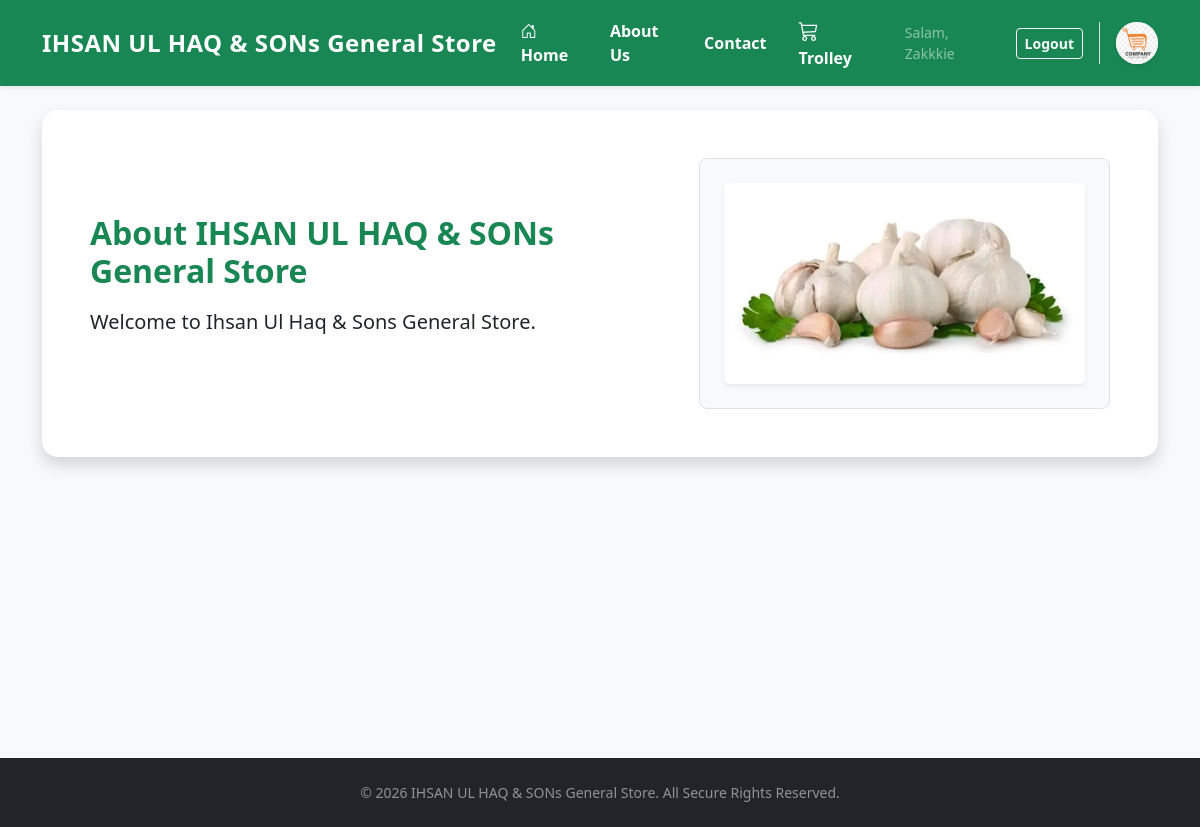
The page /about (signed in) on the database its author committed.
### tables this page shows
CREATE TABLE site_settings (key TEXT PRIMARY KEY, value TEXT);

### routes/customer.py (the view)
@customer_bp.route('/about')
def about():
    return render_template('about.html')

### database/db_handler.py (called while the page is built)
def get_db_connection():
    conn = sqlite3.connect(DATABASE_NAME)
    conn.row_factory = sqlite3.Row
    return conn

### templates/about.html
{% extends "base.html" %}
{% block content %}
<div class="card shadow border-0 p-5 rounded-4 bg-white">
    <div class="row align-items-center">
        <div class="col-md-7">
            <h2 class="fw-bold text-success mb-3">About {{ site_title }}</h2>
            <p class="lead text-dark">{{ about_text or 'Welcome to Ihsan Ul Haq & Sons General Store.' }}</p>
        </div>
        <div class="col-md-5 text-center">
            <div class="p-4 bg-light rounded-3 border d-flex align-items-center justify-content-center" style="min-height: 250px;">
                {% if site_cover %}
                    <img src="{{ site_cover }}" class="img-fluid rounded shadow-sm" style="max-height: 220px; object-fit: cover;" alt="Store Cover">
                {% else %}
                    <i class="bi bi-building fs-1 text-success"></i>
                {% endif %}
            </div>
        </div>
    </div>
</div>
{% endblock %}

### templates/base.html (shortened to what this page needs)
<!DOCTYPE html>
<html lang="en">
<head>
    <link href="https://cdn.jsdelivr.net/npm/bootstrap@5.3.0/dist/css/bootstrap.min.css" rel="stylesheet">
    <link rel="stylesheet" href="https://cdn.jsdelivr.net/npm/bootstrap-icons@1.10.5/font/bootstrap-icons.css">
    <link rel="stylesheet" href="/static/css/style.css">
</head>
<body class="bg-light">
    <nav class="navbar navbar-expand-lg navbar-dark bg-success shadow-sm sticky-top">
        <div class="container">
            <a class="navbar-brand fw-bold fs-4" href="{{ url_for('customer.home') }}">{{ site_title }}</a>
            <div class="collapse navbar-collapse" id="navbarNav">
                <ul class="navbar-nav ms-auto align-items-center">
                    <li class="nav-item"><a class="nav-link text-white fw-semibold me-2" href="{{ url_for('customer.home') }}"><i class="bi bi-house-door"></i> Home</a></li>
                    <li class="nav-item"><a class="nav-link text-white fw-semibold me-2" href="{{ url_for('customer.about') }}">About Us</a></li>
                    <li class="nav-item"><a class="nav-link text-white fw-semibold me-3" href="{{ url_for('customer.contact') }}">Contact</a></li>
                    <li class="nav-item">
                        <a class="nav-link text-white fw-semibold position-relative me-4" href="{{ url_for('customer.view_cart') }}">
                            <i class="bi bi-cart3 fs-5"></i> Trolley
                        </a>
                    </li>
                    {% if session.get('user_id') %}
                        <li class="nav-item text-white-50 me-3 small">Salam, {{ session.get('username') }}</li>
                        <li class="nav-item"><a class="btn btn-outline-light btn-sm fw-semibold me-3" href="{{ url_for('auth.logout') }}">Logout</a></li>
                    {% else %}
                        <li class="nav-item"><a class="nav-link text-white small me-2" href="{{ url_for('auth.login') }}">Login</a></li>
                        <li class="nav-item"><a class="btn btn-light btn-sm text-success fw-bold px-3 ms-2 me-3" href="{{ url_for('auth.register') }}">Sign Up</a></li>
                    {% endif %}
                    <li class="nav-item border-start ps-3 d-none d-lg-block">
                        <img src="/static/logo.png" alt="Brand Logo" class="rounded-circle bg-white shadow-sm" style="height: 42px; width: 42px; object-fit: contain;" onerror="this.style.display='none'">
                    </li>
                </ul>
            </div>
        </div>
    </nav>
    <div class="container mt-4" style="min-height: 75vh;">
        {% block content %}{% endblock %}
    </div>
    <footer class="bg-dark text-white text-center py-4 mt-5">
        <p class="mb-0 small text-white-50">&copy; 2026 {{ site_title }}. All Secure Rights Reserved.</p>
    </footer>
</body>
</html>

### static/css/style.css (style rules this page uses)
body { display: flex; flex-direction: column; min-height: 100vh; }
.navbar-brand { font-size: 1.5rem; letter-spacing: 0.5px; }
footer { margin-top: auto; }

### rows shown on the page
site_settings: value "IHSAN UL HAQ & SONs General Store"
site_settings: value "Welcome to Ihsan Ul Haq & Sons General Store."
site_settings: value (picture)

### other values the page prints
{{ session.get('username') }} "Zakkkie"
